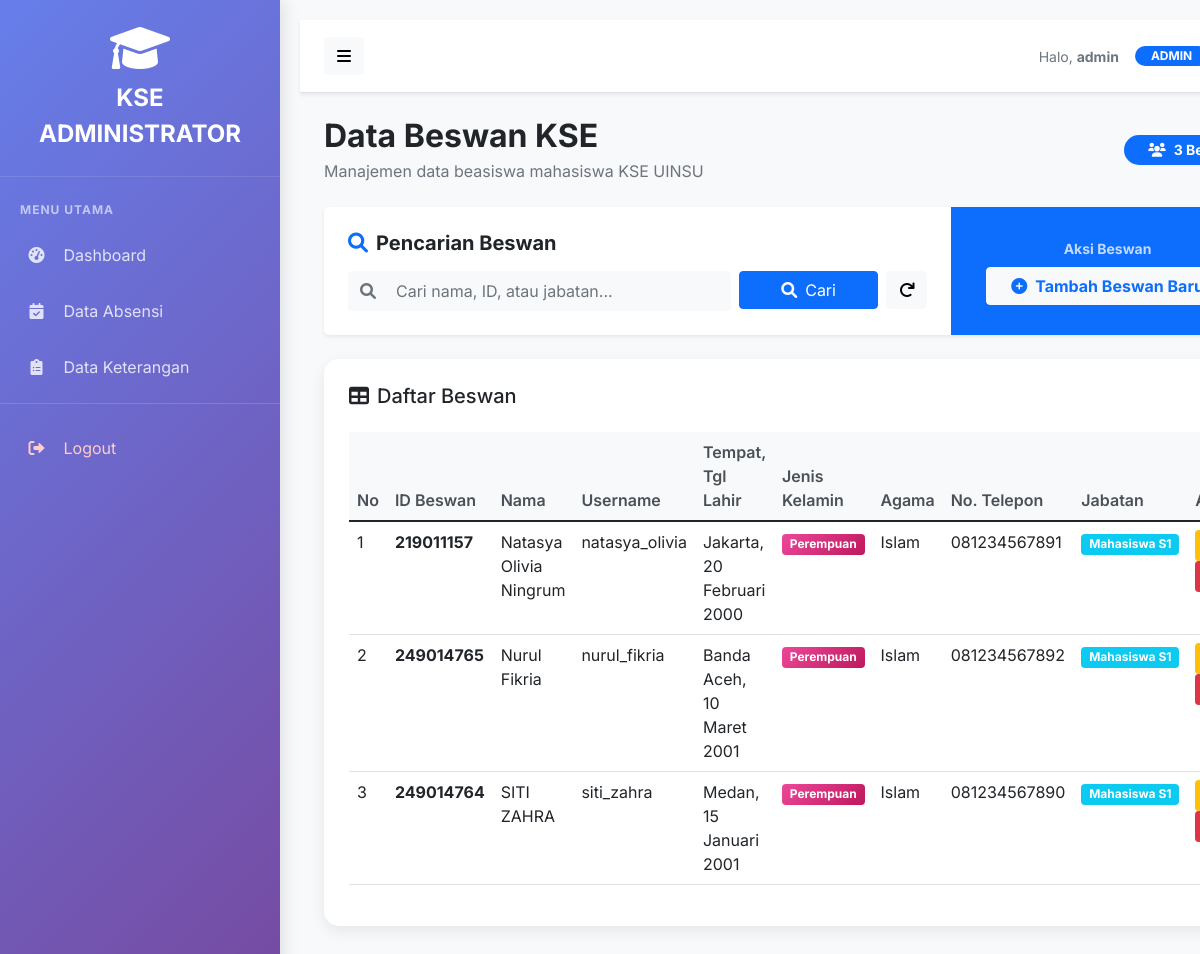
The app's page /admin/data_beswan_modern.php (signed in) with its own data.
### tables this page shows
CREATE TABLE `tb_karyawan` (
  `id_karyawan` varchar(20) NOT NULL,
  `username` varchar(50) NOT NULL,
  `password` varchar(255) NOT NULL,
  `nama` varchar(100) NOT NULL,
  `tmp_tgl_lahir` varchar(100) DEFAULT NULL,
  `jenkel` enum('Laki-laki','Perempuan') DEFAULT NULL,
  `agama` varchar(20) DEFAULT NULL,
  `alamat` text DEFAULT NULL,
  `no_tel` varchar(20) DEFAULT NULL,
  `jabatan` varchar(100) DEFAULT NULL,
  `foto` varchar(255) DEFAULT NULL,
  `status` enum('aktif','nonaktif') DEFAULT 'aktif',
  `created_at` timestamp NULL DEFAULT CURRENT_TIMESTAMP,
  `updated_at` timestamp NULL DEFAULT CURRENT_TIMESTAMP ON UPDATE CURRENT_TIMESTAMP,
  PRIMARY KEY (`id_karyawan`),
  UNIQUE KEY `username` (`username`),
  KEY `idx_nama` (`nama`),
  KEY `idx_jabatan` (`jabatan`),
  KEY `idx_status` (`status`)
);

### admin/data_beswan_modern.php (the view, shortened to what this page needs)
<?php
include '../koneksi.php';
$search = isset($_GET['search']) ? mysqli_real_escape_string($koneksi, $_GET['search']) : '';
$where_clause = '';
$sql_karyawan = "SELECT * FROM tb_karyawan $where_clause ORDER BY nama";
$result_karyawan = mysqli_query($koneksi, $sql_karyawan);
$total_karyawan = mysqli_num_rows($result_karyawan);
?>
<!DOCTYPE html>
<html lang="id">
<head>
    <link href="https://cdn.jsdelivr.net/npm/bootstrap@5.1.3/dist/css/bootstrap.min.css" rel="stylesheet">
    <link href="https://cdnjs.cloudflare.com/ajax/libs/font-awesome/6.0.0/css/all.min.css" rel="stylesheet">
    <link href="https://cdn.datatables.net/1.11.5/css/dataTables.bootstrap5.min.css" rel="stylesheet">
    <link href="https://cdn.jsdelivr.net/npm/sweetalert2@11/dist/sweetalert2.min.css" rel="stylesheet">
</head>
<body class="<?php echo isset($_COOKIE['sidebar_toggle']) && $_COOKIE['sidebar_toggle'] == 'true' ? 'sb-sidenav-toggled' : ''; ?>">
<div class="d-flex" id="wrapper">
    <?php
include '../includes/sidebar_admin.php';
?>
    <div id="page-content-wrapper" class="fade-in">
        <nav class="navbar navbar-expand-lg navbar-light bg-white border-bottom px-4 py-3 mb-4 shadow-sm">
            <button class="btn btn-light" id="sidebarToggle">
                <i class="fas fa-bars"></i>
            </button>
            <div class="ms-auto d-flex align-items-center">
                <span class="text-muted small me-3 d-none d-md-inline">Halo, <strong><?php echo htmlspecialchars($_SESSION['username']); ?></strong></span>
                <span class="badge bg-primary rounded-pill px-3"><?php echo strtoupper($_SESSION['level']); ?></span>
            </div>
        </nav>
        <div class="container-fluid px-4">
            <div class="d-flex justify-content-between align-items-center mb-4 flex-wrap gap-3">
                <div>
                    <h2 class="fw-bold text-dark mb-1">Data Beswan KSE</h2>
                    <p class="text-muted mb-0">Manajemen data beasiswa mahasiswa KSE UINSU</p>
                </div>
                <div>
                     <span class="badge bg-primary rounded-pill px-4 py-2" style="font-size: 14px;">
                        <i class="fas fa-users me-2"></i><?php echo $total_karyawan; ?> Beswan
                    </span>
                </div>
            </div>
            <div class="card border-0 shadow-sm rounded-3 mb-4 overflow-hidden">
                <div class="card-body p-0">
                    <div class="row g-0">
                        <div class="col-lg-8 p-4">
                            <h5 class="mb-3 fw-bold"><i class="fas fa-search me-2 text-primary"></i>Pencarian Beswan</h5>
                            <form method="GET" class="row g-2">
                                <div class="col-md-8">
                                    <div class="search-box position-relative">
                                        <i class="fas fa-search search-icon"></i>
                                        <input type="text" class="form-control border-0 bg-light py-2 ps-5" name="search"
                                               placeholder="Cari nama, ID, atau jabatan..."
                                               value="<?php echo htmlspecialchars($search); ?>">
                                    </div>
                                </div>
                                <div class="col-8 col-md-3">
                                    <button type="submit" class="btn btn-primary w-100">
                                        <i class="fas fa-search me-2"></i>Cari
                                    </button>
                                </div>
                                <div class="col-4 col-md-1">
                                    <a href="data_beswan_modern.php" class="btn btn-light w-100" title="Reset">
                                        <i class="fas fa-redo"></i>
                                    </a>
                                </div>
                            </form>
                        </div>
                        <div class="col-lg-4 bg-primary p-4 d-flex align-items-center justify-content-center">
                            <div class="text-center text-white">
                                <p class="mb-2 opacity-75 small uppercase fw-bold">Aksi Beswan</p>
                                <button class="btn btn-light text-primary px-4 fw-bold" data-bs-toggle="modal" data-bs-target="#addModal">
                                    <i class="fas fa-plus-circle me-2"></i>Tambah Beswan Baru
                                </button>
                            </div>
                        </div>
                    </div>
                </div>
            </div>
        <div class="data-card">
            <div class="d-flex justify-content-between align-items-center mb-4">
                <h5 class="mb-0">
                    <i class="fas fa-table me-2"></i>Daftar Beswan
                </h5>
            </div>
            <div class="table-responsive">
                <table class="table table-hover" id="dataTable">
                    <thead>
                        <tr>
                            <th>No</th>
                            <th>ID Beswan</th>
                            <th>Nama</th>
                            <th>Username</th>
                            <th>Tempat, Tgl Lahir</th>
                            <th>Jenis Kelamin</th>
                            <th>Agama</th>
                            <th>No. Telepon</th>
                            <th>Jabatan</th>
                            <th>Aksi</th>
                        </tr>
                    </thead>
                    <tbody>
                        <?php
$no = 1;
while ($row = mysqli_fetch_assoc($result_karyawan)):
?>
                        <tr>
                            <td><?php echo $no++; ?></td>
                            <td><strong><?php echo $row['id_karyawan']; ?></strong></td>
                            <td><?php echo $row['nama']; ?></td>
                            <td><?php echo $row['username']; ?></td>
                            <td><?php echo $row['tmp_tgl_lahir']; ?></td>
                            <td>
                                <span class="badge <?php echo $row['jenkel'] == 'Laki-laki' ? 'badge-laki' : 'badge-perempuan'; ?>">
                                    <?php echo $row['jenkel']; ?>
                                </span>
                            </td>
                            <td><?php echo $row['agama']; ?></td>
                            <td><?php echo $row['no_tel']; ?></td>
                            <td>
                                <span class="badge bg-info"><?php echo $row['jabatan']; ?></span>
                            </td>
                            <td>
                                <button class="btn btn-sm btn-warning me-1"
                                        onclick="editBeswan('<?php echo $row['id_karyawan']; ?>')">
                                </button>
                                <button class="btn btn-sm btn-danger"
                                        onclick="deleteBeswan('<?php echo $row['id_karyawan']; ?>', '<?php echo $row['nama']; ?>')">
                                </button>
                            </td>
                        </tr>
                        <?php
endwhile; ?>
                    </tbody>
                </table>
            </div>
        </div>
    </div>
</div>
</body>
</html>

### admin/data_beswan_modern.php (style rules this page uses)
body { font-family: 'Inter', sans-serif; background: #f8f9fa; }
#wrapper { display: flex; align-items: stretch; width: 100%; overflow-x: hidden; }
#page-content-wrapper { width: 100%; min-height: 100vh; flex-grow: 1; padding: 20px; transition: all 0.3s; }
.data-card { background: white; border-radius: 15px; box-shadow: 0 5px 15px rgba(0,0,0,0.08); padding: 25px; margin-bottom: 25px; }
.table th { background: #f8f9fa; border-top: none; font-weight: 600; color: #495057; }
.badge-perempuan { background: linear-gradient(135deg, #ec4899 0%, #be185d 100%); }
.search-box { position: relative; }
.search-box .form-control { padding-left: 40px; }
.search-box .search-icon { position: absolute; left: 12px; top: 50%; transform: translateY(-50%); color: #6c757d; }

### includes/sidebar_admin.php (style rules this page uses)
#page-content-wrapper { flex-grow: 1; width: 100%; transition: margin .25s ease-out; }

### records on screen
tb_karyawan: id_karyawan "219011157", nama "Natasya Olivia Ningrum", username "natasya_olivia", tmp_tgl_lahir "Jakarta, 20 Februari 2000", jenkel "Perempuan", agama "Islam", no_tel "081234567891", jabatan "Mahasiswa S1"
tb_karyawan: id_karyawan "249014765", nama "Nurul Fikria", username "nurul_fikria", tmp_tgl_lahir "Banda Aceh, 10 Maret 2001", jenkel "Perempuan", agama "Islam", no_tel "081234567892", jabatan "Mahasiswa S1"
tb_karyawan: id_karyawan "249014764", nama "SITI ZAHRA", username "siti_zahra", tmp_tgl_lahir "Medan, 15 Januari 2001", jenkel "Perempuan", agama "Islam", no_tel "081234567890", jabatan "Mahasiswa S1"

### other values on screen
$_SESSION['username'] "admin"
$_SESSION['level'] "ADMIN"
$total_karyawan "3"
